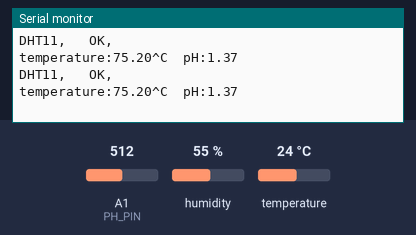
Simulated run of this sketch. Board: Arduino Uno, built with avr-gcc and run on an emulated ATmega328P. On the bench: the last lines printed to the serial monitor. The test bench sets the inputs (shaded band); at power-on: temperature 24 °C, A1 (PH_PIN) = 512, humidity 55 %.

Above: at 2.8 s.
2.9 s: temperature set to 12 °C
At 3.6 s:
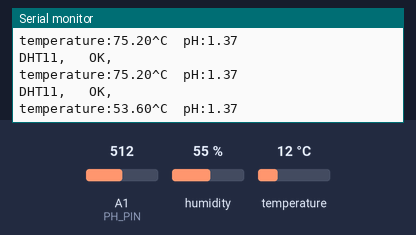
4.4 s: A1 (PH_PIN) set to 716
At 5.7 s:
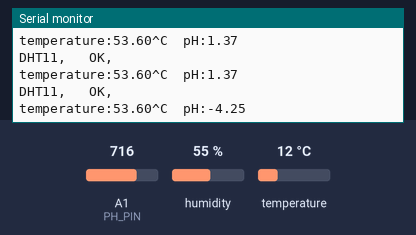
5.9 s: temperature set to 19 °C
At 6.8 s:
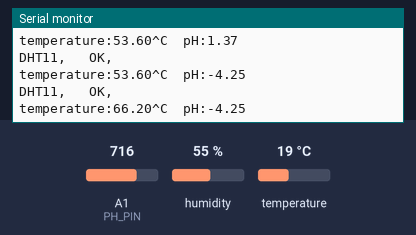
7.4 s: A1 (PH_PIN) set to 900
At 8.8 s:
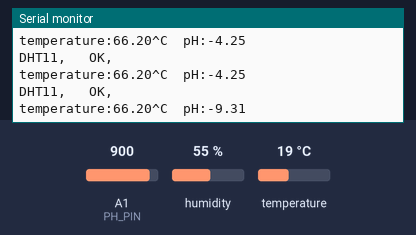
Timing chart, 0 to 9.9 s (numbered marks = the images above; inputs shaded):
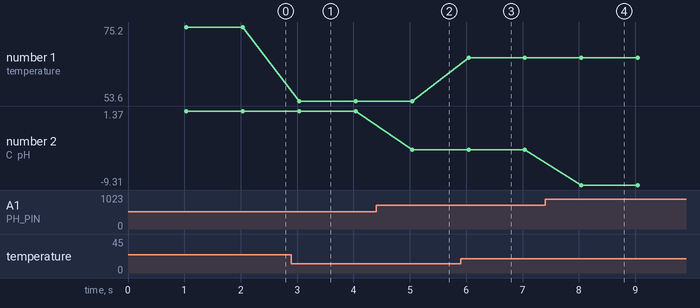

The sketch:

DFRobot_PH_Test_workingtemp.ino
```cpp
// (licence header left out)
#include "DFRobot_PH.h"
#include <EEPROM.h>
#include <dht11.h>
dht11 DHT;

#define DHT11_PIN A0
#define PH_PIN A1
float voltage,phValue,temperature = 25;
DFRobot_PH ph;

void setup()
{
    Serial.begin(115200);
    ph.begin();
    Serial.begin(9600);

}

void loop()
{
    static unsigned long timepoint = millis();
    if(millis()-timepoint>1000U){                  //time interval: 1s
        timepoint = millis();
        temperature = readTemperature();         // read your temperature sensor to execute temperature compensation
        voltage = analogRead(PH_PIN)/1024.0*5000;  // read the voltage
        phValue = ph.readPH(voltage,temperature);  // convert voltage to pH with temperature compensation
        Serial.print("temperature:");
        Serial.print(DHT.temperature * 1.8 +32);
        Serial.print("^C  pH:");
        Serial.println(phValue,2);
    }
    ph.calibration(voltage,temperature);           // calibration process by Serail CMD
}

float readTemperature()
{
 int chk = DHT.read(DHT11_PIN);    // READ DATA= DHT.read(DHT11_PIN);    // READ DATA
  Serial.print("DHT11, \t");
  switch (chk){
    case DHTLIB_OK:
                Serial.print("OK,\n");
                break;
    case DHTLIB_ERROR_CHECKSUM:
                Serial.print("Checksum error,\t");
                break;
    case DHTLIB_ERROR_TIMEOUT:
                Serial.print("Time out error,\t");
                break;
    default:
                Serial.print("Unknown error,\t");
                break;
  }
  }
```

Measured:
- after the input at 2.9 s, the serial monitor: prints a new line after 0.14 s (image 1)
- after the input at 4.4 s, the serial monitor: prints a new line after 0.64 s (image 2)
- after the input at 5.9 s, the serial monitor: prints a new line after 0.14 s (image 3)
- after the input at 7.4 s, the serial monitor: prints a new line after 0.64 s (image 4)
- plotted number 1: 75.2 → 53.6 after the input at 2.9 s, 53.6 → 66.2 after the input at 5.9 s
- plotted number 2: 1.37 → -4.25 after the input at 4.4 s, -4.25 → -9.31 after the input at 7.4 s
